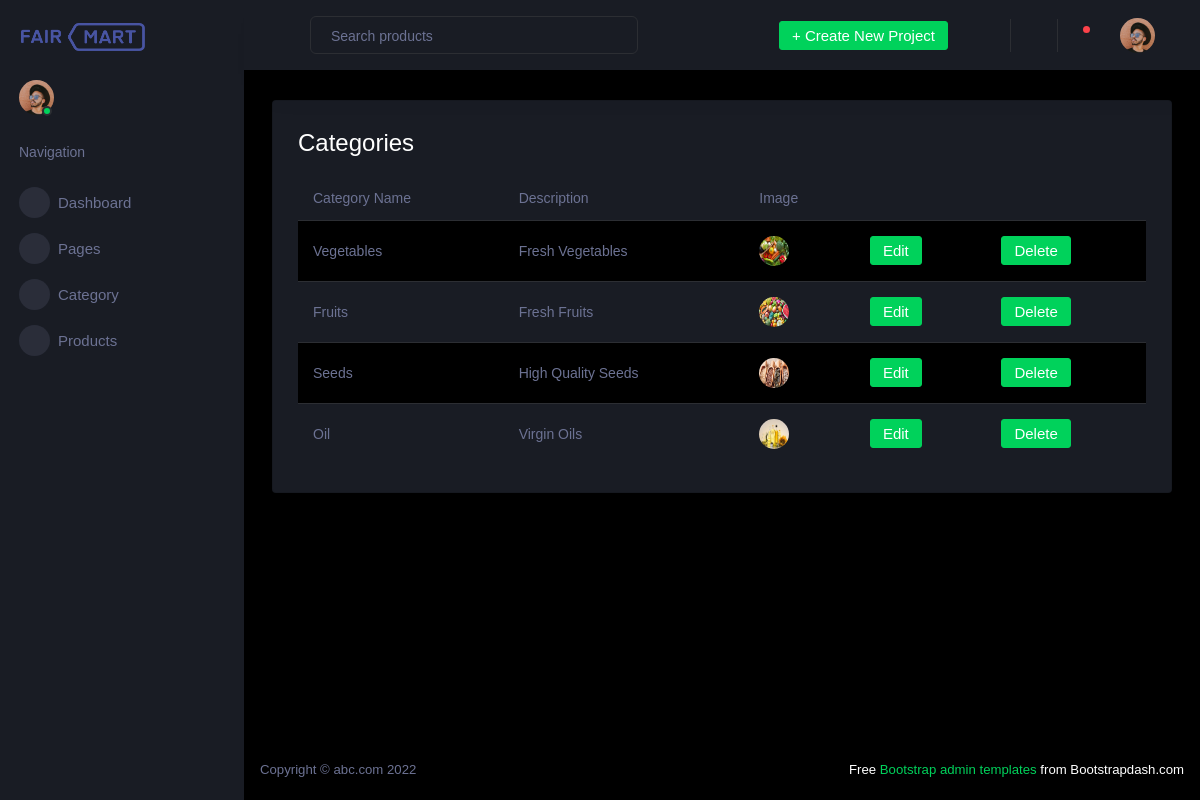
The app's page /Backend/DisplayCategory/ with its own data.
### Backend/models.py (models this page shows)
class categorydb(models.Model):
    Name = models.CharField(max_length=50,null=True,blank=True)
    Description = models.CharField(max_length=150,null=True,blank=True)
    Image = models.ImageField(upload_to='profile/', null=True, blank=True)

### Backend/views.py (the view)
# urls.py: path('DisplayCategory/',views.DisplayCategory,name="DisplayCategory"),
def DisplayCategory(request):
    data=categorydb.objects.all()
    return render(request,'DisplayCat.html',{'data':data})

### Backend/templates/DisplayCat.html (shortened to what this page needs)
<!DOCTYPE html>
{% extends 'index.html' %}
{% block content %}
<html lang="en">
<head>
</head>
<body>
<div class="card">
                  <div class="card-body">
                    <h3 class="card-title">Categories</h3>
                    <div class="table-responsive">
                      <table class="table table-striped">
                        <thead>
                          <tr>
                            <th> Category Name </th>
                            <th> Description </th>
                            <th> Image </th>
                          </tr>
                        </thead>
                        <tbody>
                        {% for d in data %}
                          <tr>
                            <td> {{d.Name}} </td>
                            <td>{{d.Description}}</td>
                              <td>
                              <img src="{{d.Image.url}}">
                            </td>
                            <td>
                              <form action="{% url 'Editcategory' dataid=d.id %}">
                              <button type="submit" class="btn btn-success btn-md">Edit</button>
                              </form>
                            </td>
                            <td>
                              <form action="{% url 'Deletecategory' dataid=d.id %}">
                              <button type="submit" class="btn btn-success btn-md">Delete</button>
                              </form>
                            </td>
                          </tr>
                        {% endfor %}
                        </tbody>
                      </table>
                    </div>
                  </div>
                </div>
</body>
</html>
{% endblock %}

### Backend/templates/index.html (shortened to what this page needs)
<!DOCTYPE html>
{% load static %}
<html lang="en">
  <head>
    <link rel="stylesheet" href="{% static 'assets/vendors/mdi/css/materialdesignicons.min.css'%}">
    <link rel="stylesheet" href="{% static 'assets/vendors/css/vendor.bundle.base.css'%}">
    <link rel="stylesheet" href="{%static 'assets/vendors/jvectormap/jquery-jvectormap.css'%}">
    <link rel="stylesheet" href="{% static 'assets/vendors/flag-icon-css/css/flag-icon.min.css'%}">
    <link rel="stylesheet" href="{% static 'assets/vendors/owl-carousel-2/owl.carousel.min.css'%}">
    <link rel="stylesheet" href="{% static 'assets/vendors/owl-carousel-2/owl.theme.default.min.css'%}">
    <link rel="stylesheet" href="{% static 'assets/css/style.css'%}">
  </head>
  <body>
    <div class="container-scroller">
      <nav class="sidebar sidebar-offcanvas" id="sidebar">
        <div class="sidebar-brand-wrapper d-none d-lg-flex align-items-center justify-content-center fixed-top">
          <a class="sidebar-brand brand-logo" href="{% url 'indexpage' %}"><img src="{% static 'assets/images/downloads.png' %}" alt="logo" /></a>
        </div>
        <ul class="nav">
          <li class="nav-item profile">
            <div class="profile-desc">
              <div class="profile-pic">
                <div class="count-indicator">
                  <img class="img-xs rounded-circle " src="{% static 'assets/images/faces/face15.jpg' %}" alt="">
                  <span class="count bg-success"></span>
                </div>
              </div>
              <a href="#" id="profile-dropdown" data-toggle="dropdown"><i class="mdi mdi-dots-vertical"></i></a>
            </div>
          </li>
          <li class="nav-item nav-category">
            <span class="nav-link">Navigation</span>
          </li>
          <li class="nav-item menu-items">
            <a class="nav-link" href="index.html">
              <span class="menu-icon">
                <i class="mdi mdi-speedometer"></i>
              </span>
              <span class="menu-title">Dashboard</span>
            </a>
          </li>
          <li class="nav-item menu-items">
            <a class="nav-link" data-toggle="collapse" href="#ui-basic" aria-expanded="false" aria-controls="ui-basic">
              <span class="menu-icon">
                <i class="mdi mdi-laptop"></i>
              </span>
              <span class="menu-title">Pages</span>
              <i class="menu-arrow"></i>
            </a>
          </li>
          <li class="nav-item menu-items">
            <a class="nav-link" data-toggle="collapse" href="#ui-basic" aria-expanded="false" aria-controls="ui-basic">
              <span class="menu-icon">
                <i class="mdi mdi-laptop"></i>
              </span>
              <span class="menu-title">Category</span>
              <i class="menu-arrow"></i>
            </a>
          </li>
          <li class="nav-item menu-items">
            <a class="nav-link" data-toggle="collapse" href="#ui-basic" aria-expanded="false" aria-controls="ui-basic">
              <span class="menu-icon">
                <i class="mdi mdi-laptop"></i>
              </span>
              <span class="menu-title">Products</span>
              <i class="menu-arrow"></i>
            </a>
          </li>
        </ul>
      </nav>
      <div class="container-fluid page-body-wrapper">
        <nav class="navbar p-0 fixed-top d-flex flex-row">
          <div class="navbar-menu-wrapper flex-grow d-flex align-items-stretch">
            <button class="navbar-toggler navbar-toggler align-self-center" type="button" data-toggle="minimize">
              <span class="mdi mdi-menu"></span>
            </button>
            <ul class="navbar-nav w-100">
              <li class="nav-item w-100">
                <form class="nav-link mt-2 mt-md-0 d-none d-lg-flex search">
                  <input type="text" class="form-control" placeholder="Search products">
                </form>
              </li>
            </ul>
            <ul class="navbar-nav navbar-nav-right">
              <li class="nav-item dropdown d-none d-lg-block">
                <a class="nav-link btn btn-success create-new-button" id="createbuttonDropdown" data-toggle="dropdown" aria-expanded="false" href="#">+ Create New Project</a>
              </li>
              <li class="nav-item nav-settings d-none d-lg-block">
                <a class="nav-link" href="#">
                  <i class="mdi mdi-view-grid"></i>
                </a>
              </li>
              <li class="nav-item dropdown border-left">
                <a class="nav-link" id="messageDropdown" href="{% url 'Msgdisplay' %}">
                  <i class="mdi mdi-email"></i>
                </a>
              </li>
              <li class="nav-item dropdown border-left">
                <a class="nav-link count-indicator dropdown-toggle" id="notificationDropdown" href="#" data-toggle="dropdown">
                  <i class="mdi mdi-bell"></i>
                  <span class="count bg-danger"></span>
                </a>
              </li>
              <li class="nav-item dropdown">
                <a class="nav-link" id="profileDropdown" href="#" data-toggle="dropdown">
                  <div class="navbar-profile">
                    <img class="img-xs rounded-circle" src="{% static 'assets/images/faces/face15.jpg'%}" alt="">
                    <i class="mdi mdi-menu-down d-none d-sm-block"></i>
                  </div>
                </a>
              </li>
            </ul>
          </div>
        </nav>
        <div class="main-panel">
          <div class="content-wrapper">
           {% block content %}{% endblock %}
          </div>
          <footer class="footer">
            <div class="d-sm-flex justify-content-center justify-content-sm-between">
              <span class="text-muted d-block text-center text-sm-left d-sm-inline-block">Copyright © abc.com 2022</span>
              <span class="float-none float-sm-right d-block mt-1 mt-sm-0 text-center"> Free <a href="" target="_blank">Bootstrap admin templates</a> from Bootstrapdash.com</span>
            </div>
          </footer>
        </div>
      </div>
    </div>
  </body>
</html>

### records on screen
categorydb: Name "Vegetables", Description "Fresh Vegetables", Image (picture)
categorydb: Name "Fruits", Description "Fresh Fruits", Image (picture)
categorydb: Name "Seeds", Description "High Quality Seeds", Image (picture)
categorydb: Name "Oil", Description "Virgin Oils", Image (picture)
